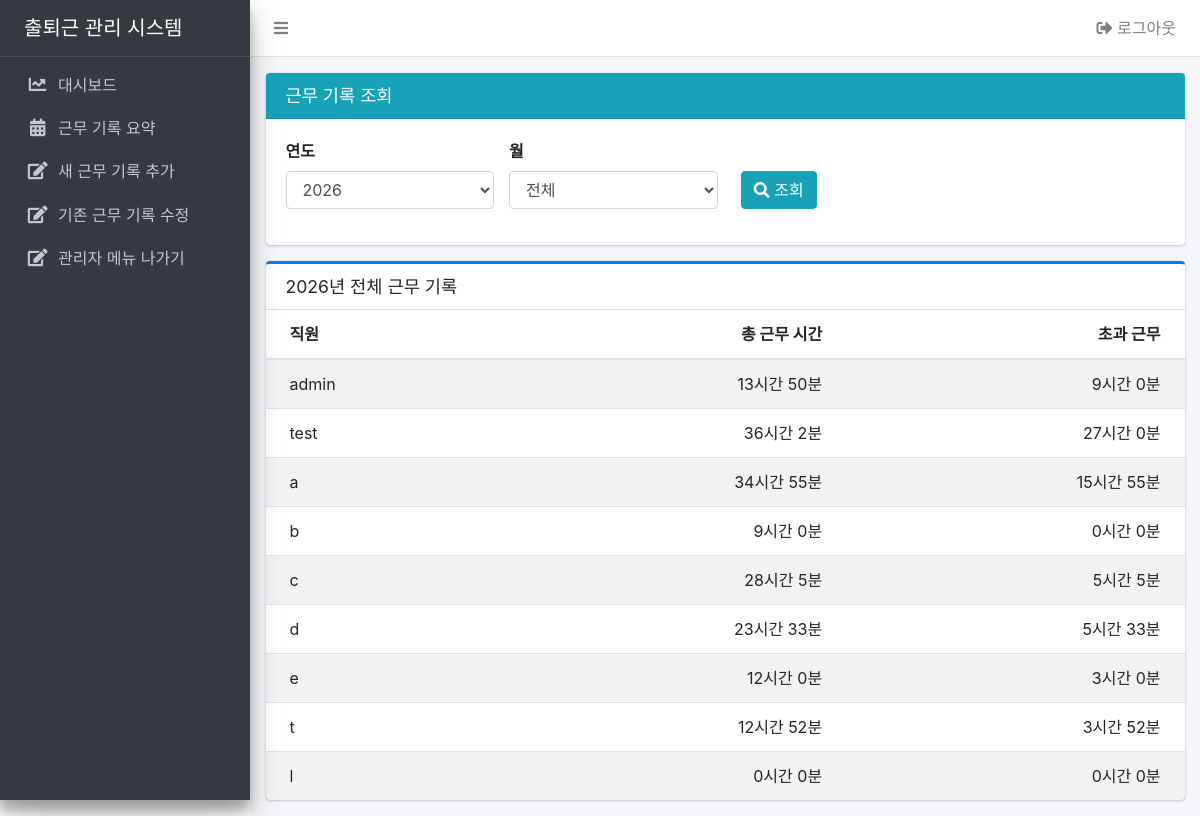
The page /admin/work-summary (signed in) on the database its author committed.
### app/models.py (models this page shows)
class User(UserMixin, db.Model):
    id = db.Column(db.Integer, primary_key=True)
    username = db.Column(db.String(50), unique=True, nullable=False)
    password_hash = db.Column(db.String(128), nullable=False)
    role = db.Column(db.String(10), default="employee")

### app/admin.py (the view)
@admin_bp.route("/work-summary")
@login_required
@admin_required
def work_summary():
    year = request.args.get("year", type=int)
    month = request.args.get("month", type=int)
    if not year:
        year = datetime.now().year
    years = (
        db.session.query(extract("year", WorkLog.start_time))
        .distinct()
        .order_by(extract("year", WorkLog.start_time).desc())
        .all()
    )
    years = [int(y[0]) for y in years]
    query = (
        db.session.query(
            User.username,
            func.sum(WorkLog.total_minutes).label("total_minutes"),
            func.sum(WorkLog.overtime_minutes).label("overtime_minutes"),
        )
        .join(WorkLog)
        .filter(extract("year", WorkLog.start_time) == year)
    )
    if month:
        query = query.filter(extract("month", WorkLog.start_time) == month)
    results = query.group_by(User.id).all()
    return render_template(
        "admin_work_summary.html",
        results=results,
        years=years,
        selected_year=year,
        selected_month=month,
    )

### app/models.py (called while the page is built)
@login_manager.user_loader
def load_user(user_id):
    return User.query.get(int(user_id))

### app/utils.py (called while the page is built)
def admin_required(f):
    @wraps(f)
    def decorated_function(*args, **kwargs):
        if not current_user.is_authenticated or current_user.role != "admin":
            abort(403)
        return f(*args, **kwargs)
    return decorated_function

### app/templates/admin_work_summary.html (shortened to what this page needs)
{% extends "admin_base.html" %}
{% block content %}
<div class="row">
  <div class="col-md-12">
    <div class="card card-info">
      <div class="card-header">
        <h3 class="card-title">근무 기록 조회</h3>
      </div>
      <form method="GET">
        <div class="card-body">
          <div class="row align-items-end">
            <div class="col-md-3">
              <div class="form-group">
                <label>연도</label>
                <select name="year" class="form-control">
                  {% for y in years %}
                    <option value="{{ y }}" {% if y == selected_year %}selected{% endif %}>
                      {{ y }}
                    </option>
                  {% endfor %}
                </select>
              </div>
            </div>
            <div class="col-md-3">
              <div class="form-group">
                <label>월</label>
                <select name="month" class="form-control">
                  <option value="">전체</option>
                </select>
              </div>
            </div>
            <div class="col-md-2">
              <div class="form-group">
                <label>&nbsp;</label>
                <button type="submit" class="btn btn-info">
                  <i class="fas fa-search"></i> 조회
                </button>
              </div>
            </div>
          </div>
        </div>
      </form>
    </div>
  </div>
  <div class="col-md-12">
    <div class="card card-outline card-primary">
      <div class="card-header">
        <h3 class="card-title">
          {% if selected_month %}
            {{ selected_year }}년 {{ selected_month }}월 근무 기록
          {% else %}
            {{ selected_year }}년 전체 근무 기록
          {% endif %}
        </h3>
      </div>
      <div class="card-body p-0">
        <table class="table table-striped table-hover mb-0">
          <thead>
            <tr>
              <th>직원</th>
              <th class="text-right">총 근무 시간</th>
              <th class="text-right">초과 근무</th>
            </tr>
          </thead>
          <tbody>
            {% for r in results %}
            <tr>
              <td>{{ r.username }}</td>
              <td class="text-right">
                {{ (r.total_minutes or 0) // 60 }}시간
                {{ (r.total_minutes or 0) % 60 }}분
              </td>
              <td class="text-right">
                {{ (r.overtime_minutes or 0) // 60 }}시간
                {{ (r.overtime_minutes or 0) % 60 }}분
              </td>
            </tr>
            {% else %}
            <tr>
              <td colspan="3" class="text-center text-muted">
                조회 결과가 없습니다.
              </td>
            </tr>
            {% endfor %}
          </tbody>
        </table>
      </div>
    </div>
  </div>
</div>
{% endblock %}

### rows shown on the page
User: username "admin", total_minutes "13", total_minutes "50", overtime_minutes "9", overtime_minutes "0"
User: username "test", total_minutes "36", (r.total_minutesor0)%60 "2", overtime_minutes "27", overtime_minutes "0"
User: username "c", total_minutes "28", (r.total_minutesor0)%60 "5", id "5", (r.overtime_minutesor0)%60 "5"

### other values the page prints
{{ selected_year }} "2026"
{{ r.username }} "a" "b" "d" "e" "t" "l"
{{ (r.total_minutes or 0) // 60 }} "34" "9" "23" "12" "12" "0"
{{ (r.total_minutes or 0) % 60 }} "55" "0" "33" "0" "52" "0"
{{ (r.overtime_minutes or 0) // 60 }} "15" "0" "5" "3" "3" "0"
{{ (r.overtime_minutes or 0) % 60 }} "55" "0" "33" "0" "52" "0"
form field year "2026"
